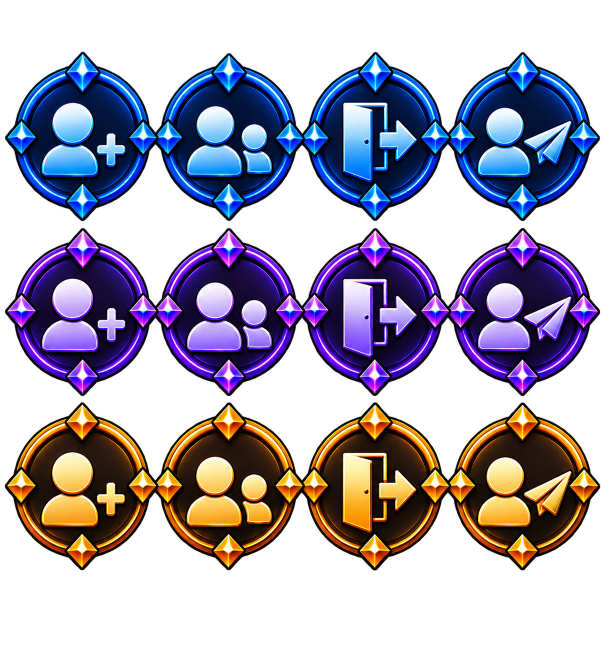
#> input picture brand-data/prompts/iconos2.png, 1214 x 1295 px, found by its file name (shown at 1/2 size)
$ python slice_iconos2.py
#> lines starting #> are read from the running program, lines starting #| are printed output that depends on the picture; after the words box and inside, x2 and y2 are one past the last pixel; in counts of white or black regions, pixels touching at a corner belong together
from PIL import Image, ImageDraw
import numpy as np
from scipy.ndimage import label, find_objects
from pathlib import Path

im = Image.open(r'C:\Users\roman\Downloads\iconos2.png').convert('RGBA')
#> im is the input picture: PIL image 1214x1295 RGBA; mean R, G, B, A 42.4, 37.3, 56, 124.3
arr = np.array(im)
alpha = arr[:, :, 3] > 20
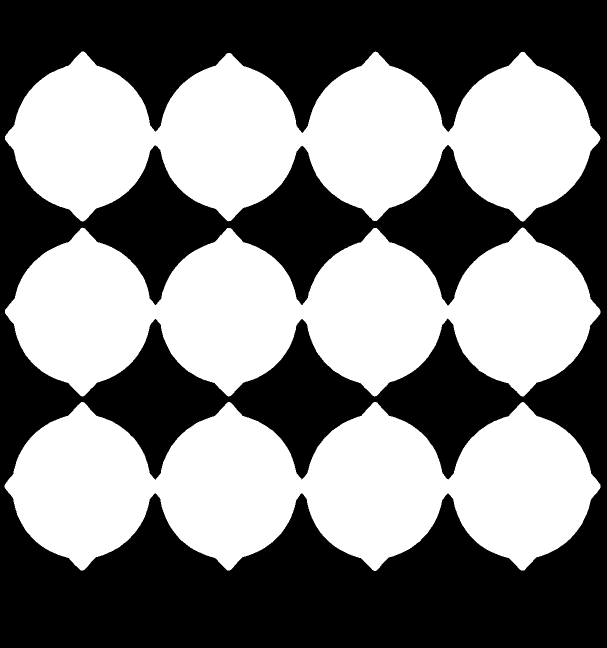
#> alpha: shape (1295, 1214) bool (shown at 1/2 size); 49.6% white; 3 white regions, box (x1, y1, x2, y2) and area: (10, 103, 1201, 443) 261060, (9, 804, 1201, 1142) 260559, (10, 455, 1201, 793) 258804

lbl, n = label(alpha)
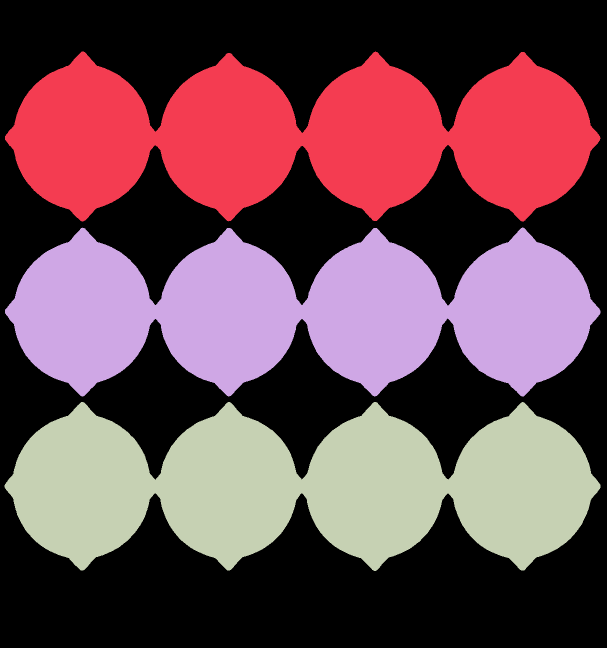
#> lbl: shape (1295, 1214) int32 (shown at 1/2 size); 4 distinct labels, from 0 to 3; one colour per label, 0 black
#> n = 3
objs = find_objects(lbl)
#> objs = 3 items
print(f'Objects in iconos2.png: {n}')
#| Objects in iconos2.png: 3

out_dir = Path('brand-data/iconos2_crops')
out_dir.mkdir(parents=True, exist_ok=True)

crops = []
for i, sl in enumerate(objs):
    sy, sx = sl
    w = sx.stop - sx.start
    h = sy.stop - sy.start
    if w >= 30 and h >= 30:
        c = im.crop((sx.start, sy.start, sx.stop, sy.stop))
        # Center in square
        s = max(w, h) + 8
        sq = Image.new('RGBA', (s, s), (0, 0, 0, 0))
        sq.paste(c, ((s - w) // 2, (s - h) // 2))
        sq.save(out_dir / f'cut_{len(crops):02d}_w{w}h{h}_x{sx.start}_y{sy.start}.png')
        crops.append((sx.start, sy.start, sq))
#> this loop made 3 passes
#> (w, h, s) on passes 1 to 3: (1191, 340, 1199), (1191, 338, 1199), (1192, 338, 1200)
#> pass 1, `c = im.crop((sx.start, sy.start, sx.stop, sy.stop))`:
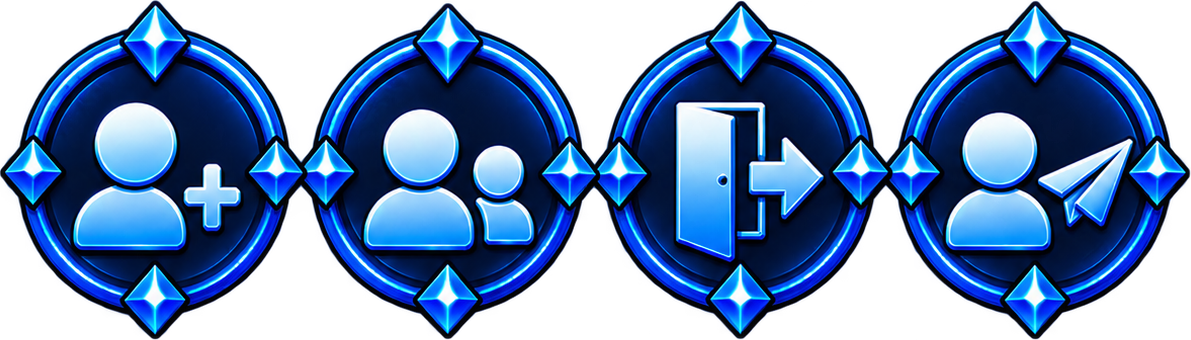
#> c: PIL image 1191x340 RGBA; mean R, G, B, A 22.7, 53.3, 99, 161.4; transparent parts drawn white
#> after the loop:
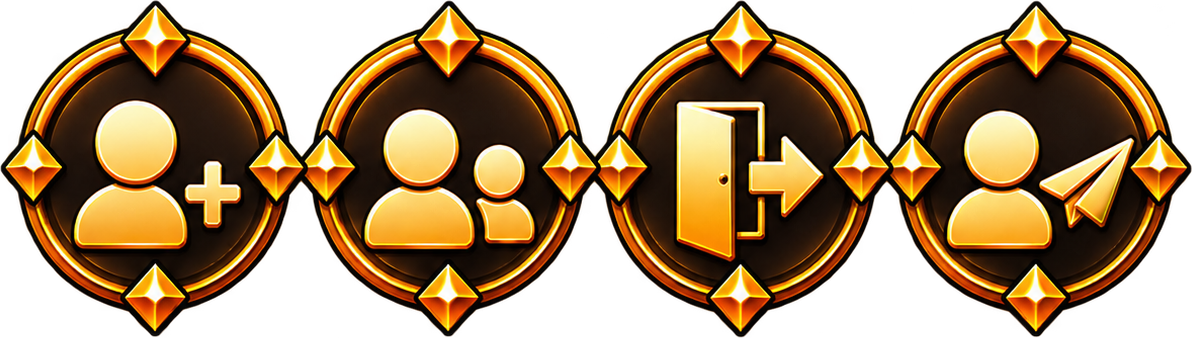
#> c: PIL image 1192x338 RGBA; mean R, G, B, A 84.6, 56.8, 21.9, 161.9; transparent parts drawn white
#> after the loop:
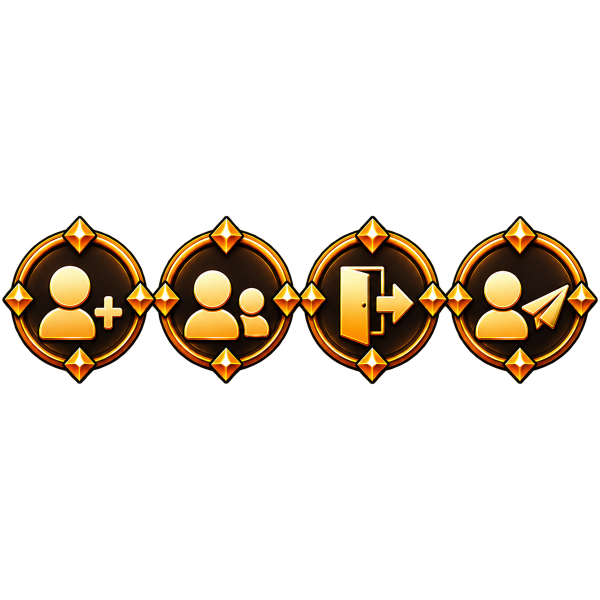
#> sq: PIL image 1200x1200 RGBA (shown at 1/2 size); mean R, G, B, A 23.7, 15.9, 6.1, 45.3; transparent parts drawn white
#> after the loop, crops = 3 items

# Sort top-to-bottom, left-to-right
crops.sort(key=lambda item: (item[1] // 80, item[0]))
print(f'Total meaningful crops: {len(crops)}')
#| Total meaningful crops: 3

# Make grid
grid = Image.new('RGBA', (6 * 140, 5 * 140), (20, 20, 25, 255))
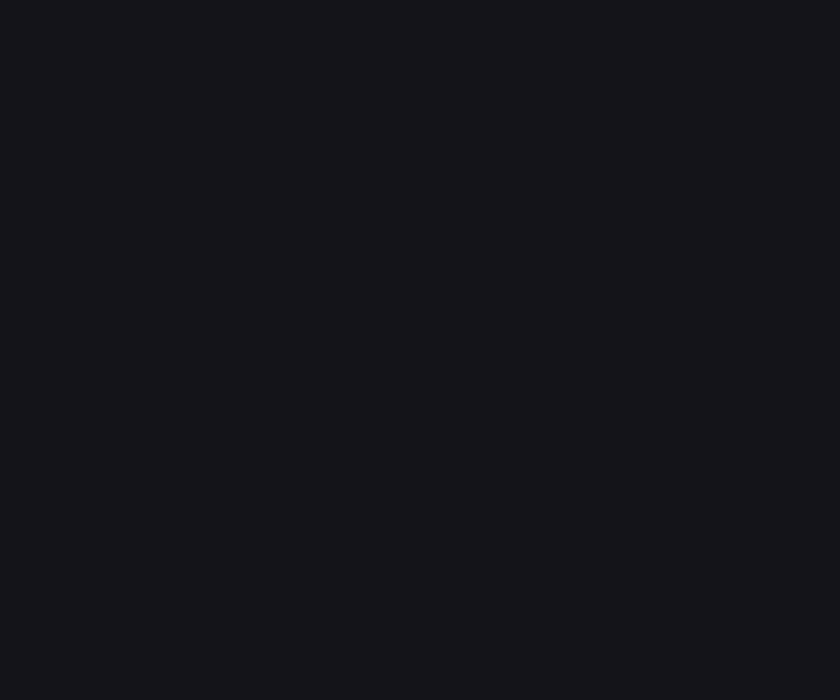
#> grid: PIL image 840x700 RGBA; mean R, G, B, A 20, 20, 25, 255
draw = ImageDraw.Draw(grid)
for idx, (_, _, c) in enumerate(crops):
    r = idx // 6
    col = idx % 6
    thumb = c.copy()
    thumb.thumbnail((120, 120), Image.LANCZOS)
    tw, th = thumb.size
    grid.alpha_composite(thumb, (col * 140 + (140 - tw) // 2, r * 140 + (140 - th) // 2))
    draw.text((col * 140 + 5, r * 140 + 5), f'#{idx:02d}', fill=(255, 255, 0, 255))
#> this loop made 3 passes
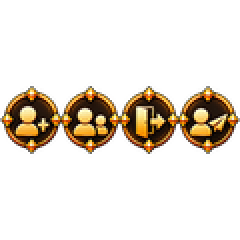
#> thumb: PIL image 120x120 RGBA (shown 2 times larger); mean R, G, B, A 24.9, 17, 6.6, 45.4; transparent parts drawn white

grid.save('brand-data/iconos2_grid.png')
print('Saved brand-data/iconos2_grid.png')
